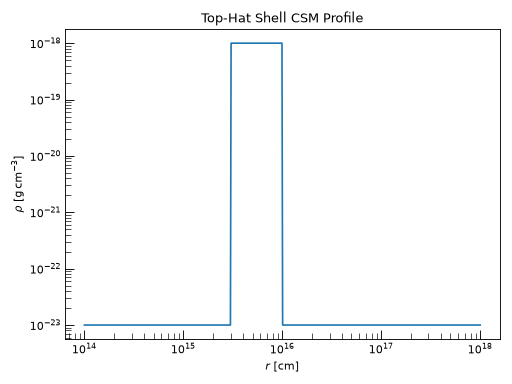

Generate this figure with Python:
import numpy as np
import astropy.units as u
import matplotlib.pyplot as plt
from trilobite.dynamics.profiles.csm import ShellCSMProfile
from trilobite.utils.plot_utils import set_plot_style

set_plot_style()
r = np.geomspace(1e14, 1e18, 600) * u.cm
rho = ShellCSMProfile.eval(
    r,
    r_inner=3e15 * u.cm,
    r_outer=1e16 * u.cm,
    shell_density=1e-18 * u.g / u.cm**3,
    density_floor=1e-23 * u.g / u.cm**3,
)
fig, ax = plt.subplots()
ax.loglog(r.value, rho.value)
ax.set_xlabel(r'$r\ [\mathrm{cm}]$')
ax.set_ylabel(r'$\rho\ [\mathrm{g\,cm^{-3}}]$')
ax.set_title('Top-Hat Shell CSM Profile')
plt.tight_layout()
